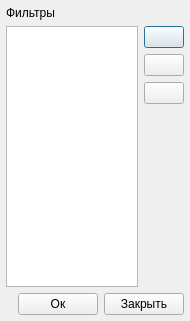
<?xml version="1.0" encoding="UTF-8"?>
<ui version="4.0">
 <class>edit_filters_dialog</class>
 <widget class="QDialog" name="edit_filters_dialog">
  <property name="geometry">
   <rect>
    <x>0</x>
    <y>0</y>
    <width>190</width>
    <height>321</height>
   </rect>
  </property>
  <property name="sizePolicy">
   <sizepolicy hsizetype="Preferred" vsizetype="Preferred">
    <horstretch>0</horstretch>
    <verstretch>0</verstretch>
   </sizepolicy>
  </property>
  <property name="minimumSize">
   <size>
    <width>0</width>
    <height>0</height>
   </size>
  </property>
  <property name="maximumSize">
   <size>
    <width>99999</width>
    <height>99999</height>
   </size>
  </property>
  <property name="windowTitle">
   <string>Фильтры</string>
  </property>
  <property name="windowIcon">
   <iconset resource="../qt_utils/resources/icons.qrc">
    <normaloff>:/icons/icons/graph_2.png</normaloff>:/icons/icons/graph_2.png</iconset>
  </property>
  <layout class="QHBoxLayout" name="horizontalLayout_2">
   <property name="leftMargin">
    <number>6</number>
   </property>
   <property name="topMargin">
    <number>6</number>
   </property>
   <property name="rightMargin">
    <number>6</number>
   </property>
   <property name="bottomMargin">
    <number>6</number>
   </property>
   <item>
    <layout class="QVBoxLayout" name="verticalLayout">
     <item>
      <widget class="QLabel" name="filters_title_label">
       <property name="text">
        <string>Фильтры</string>
       </property>
      </widget>
     </item>
     <item>
      <widget class="QFrame" name="frame">
       <property name="sizePolicy">
        <sizepolicy hsizetype="Preferred" vsizetype="Expanding">
         <horstretch>0</horstretch>
         <verstretch>0</verstretch>
        </sizepolicy>
       </property>
       <property name="frameShape">
        <enum>QFrame::NoFrame</enum>
       </property>
       <property name="frameShadow">
        <enum>QFrame::Plain</enum>
       </property>
       <layout class="QGridLayout" name="gridLayout">
        <property name="leftMargin">
         <number>0</number>
        </property>
        <property name="topMargin">
         <number>0</number>
        </property>
        <property name="rightMargin">
         <number>0</number>
        </property>
        <property name="bottomMargin">
         <number>0</number>
        </property>
        <item row="3" column="0">
         <layout class="QHBoxLayout" name="horizontalLayout_3">
          <item>
           <widget class="QTableWidget" name="filters_list_table">
            <property name="frameShape">
             <enum>QFrame::StyledPanel</enum>
            </property>
            <property name="dragDropMode">
             <enum>QAbstractItemView::DragDrop</enum>
            </property>
            <property name="gridStyle">
             <enum>Qt::SolidLine</enum>
            </property>
            <attribute name="horizontalHeaderVisible">
             <bool>false</bool>
            </attribute>
            <attribute name="horizontalHeaderStretchLastSection">
             <bool>true</bool>
            </attribute>
            <column>
             <property name="text">
              <string>Фильтры</string>
             </property>
            </column>
           </widget>
          </item>
          <item>
           <layout class="QVBoxLayout" name="verticalLayout_2">
            <item>
             <widget class="QPushButton" name="add_filter">
              <property name="text">
               <string/>
              </property>
              <property name="icon">
               <iconset resource="../qt_utils/resources/icons.qrc">
                <normaloff>:/icons/icons/plus.png</normaloff>:/icons/icons/plus.png</iconset>
              </property>
              <property name="iconSize">
               <size>
                <width>20</width>
                <height>20</height>
               </size>
              </property>
             </widget>
            </item>
            <item>
             <widget class="QPushButton" name="remove_filter">
              <property name="text">
               <string/>
              </property>
              <property name="icon">
               <iconset resource="../qt_utils/resources/icons.qrc">
                <normaloff>:/icons/icons/minus2.png</normaloff>:/icons/icons/minus2.png</iconset>
              </property>
              <property name="iconSize">
               <size>
                <width>20</width>
                <height>20</height>
               </size>
              </property>
             </widget>
            </item>
            <item>
             <widget class="QPushButton" name="swap_filter_button">
              <property name="text">
               <string/>
              </property>
              <property name="icon">
               <iconset resource="../qt_utils/resources/icons.qrc">
                <normaloff>:/icons/icons/enable.png</normaloff>:/icons/icons/enable.png</iconset>
              </property>
              <property name="iconSize">
               <size>
                <width>25</width>
                <height>25</height>
               </size>
              </property>
             </widget>
            </item>
            <item>
             <spacer name="verticalSpacer">
              <property name="orientation">
               <enum>Qt::Vertical</enum>
              </property>
              <property name="sizeHint" stdset="0">
               <size>
                <width>20</width>
                <height>40</height>
               </size>
              </property>
             </spacer>
            </item>
           </layout>
          </item>
         </layout>
        </item>
       </layout>
      </widget>
     </item>
     <item>
      <layout class="QHBoxLayout" name="horizontalLayout">
       <item>
        <spacer name="horizontalSpacer">
         <property name="orientation">
          <enum>Qt::Horizontal</enum>
         </property>
         <property name="sizeHint" stdset="0">
          <size>
           <width>40</width>
           <height>20</height>
          </size>
         </property>
        </spacer>
       </item>
       <item>
        <widget class="QPushButton" name="ok_button">
         <property name="text">
          <string>Ок</string>
         </property>
        </widget>
       </item>
       <item>
        <widget class="QPushButton" name="close_button">
         <property name="text">
          <string>Закрыть</string>
         </property>
        </widget>
       </item>
      </layout>
     </item>
    </layout>
   </item>
  </layout>
 </widget>
 <resources>
  <include location="../qt_utils/resources/icons.qrc"/>
 </resources>
 <connections/>
</ui>
